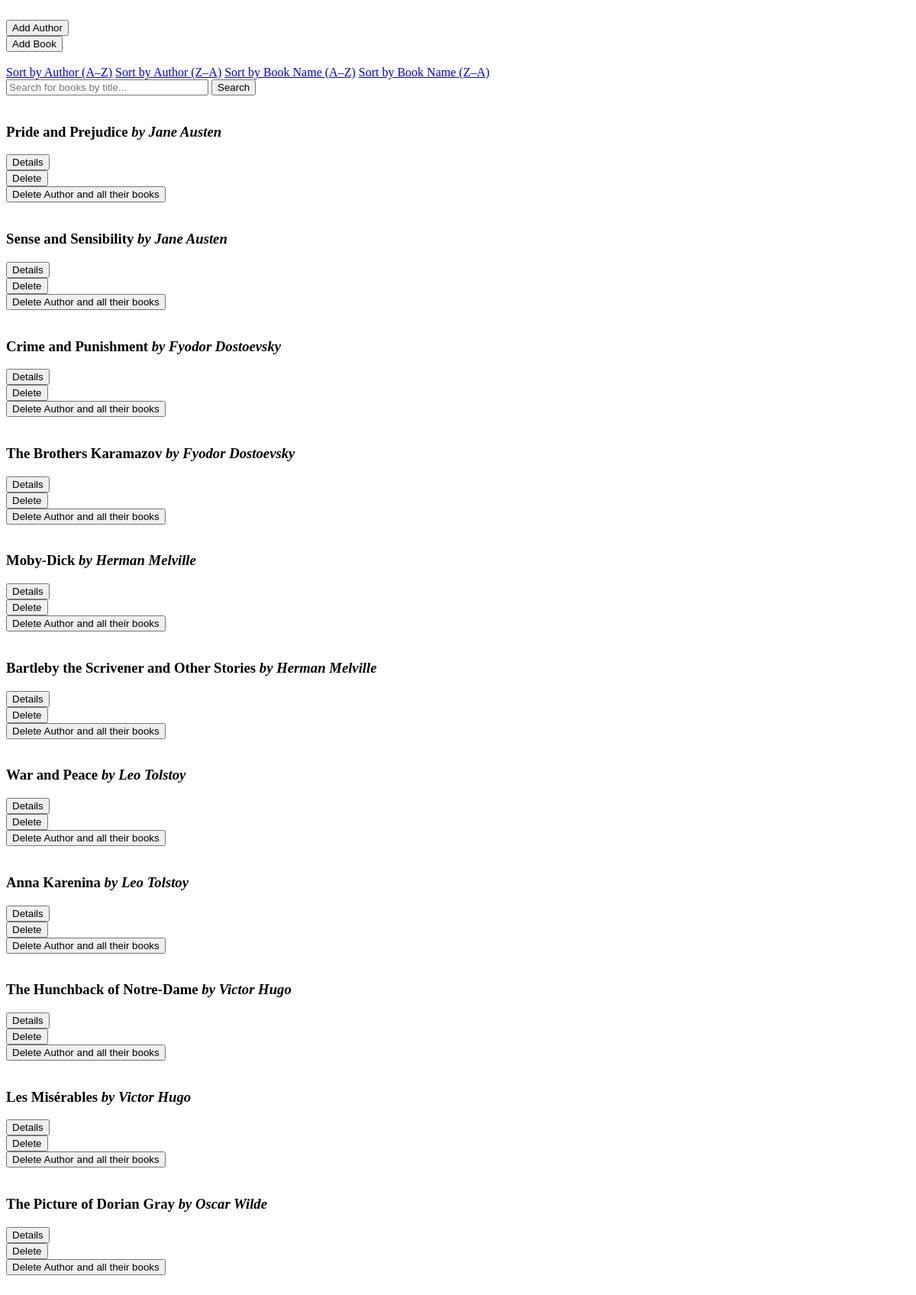
Page /home on the earlier database version.
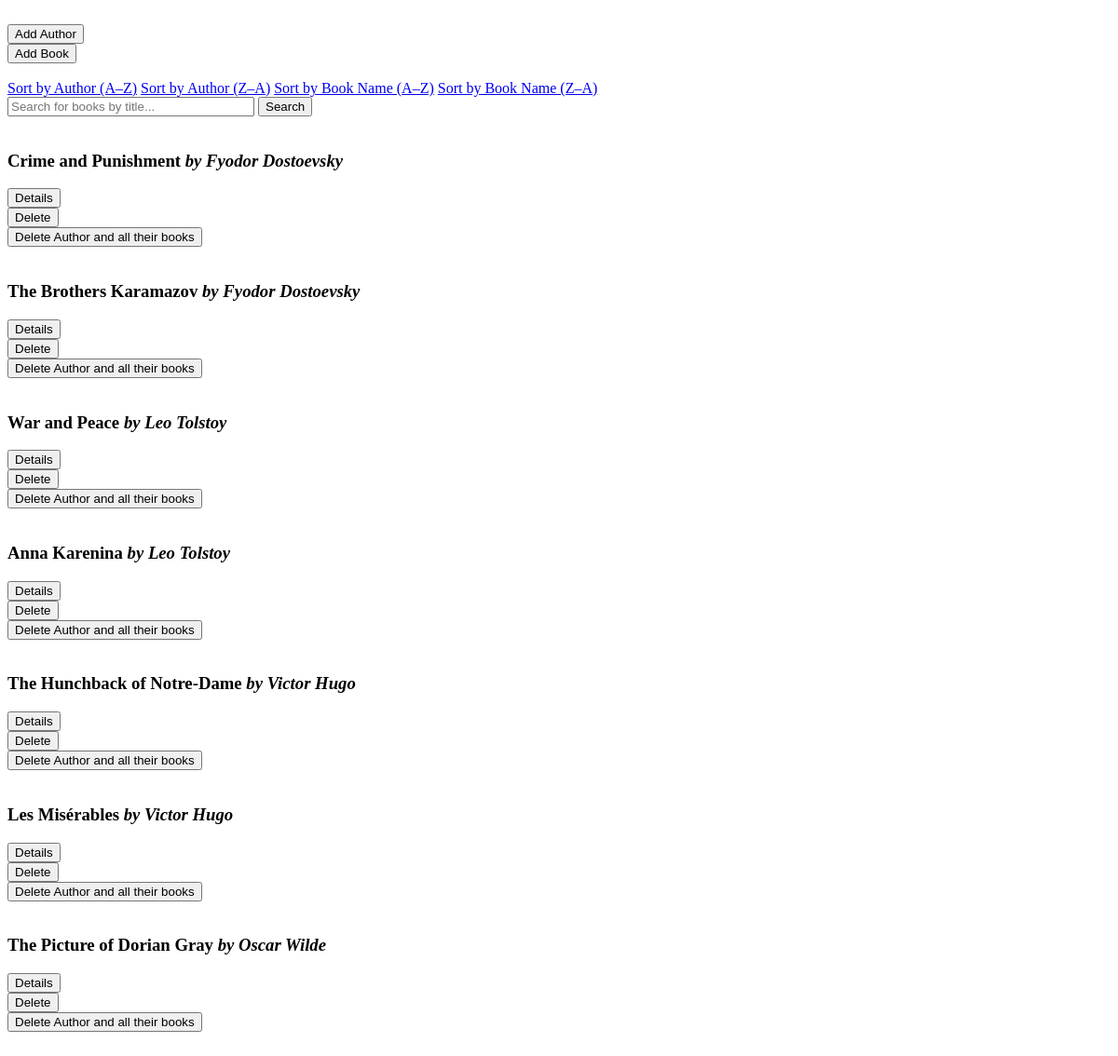
Same page on the later database version.
### data_models.py (models this page shows, shortened)
class Book(db.Model):
    __tablename__ = 'books'
    id = Column(Integer, primary_key=True, autoincrement=True)
    isbn = Column(String, unique=True, nullable=False)
    title = Column(String, nullable=False)
    publication_year = Column(Integer)
    author_id = Column(Integer, ForeignKey('authors.id'), nullable=False)
    author = relationship('Author', backref='books')

class Author(db.Model):
    __tablename__ = 'authors'
    id = Column(Integer, primary_key=True, autoincrement=True)
    name = Column(String)
    birth_date = Column(Date)
    date_of_death = Column(Date)

### app.py (the view)
@app.route('/home')
def home():
    books = Book.query.all()
    message = request.args.get('message')
    sort_option = request.args.get('sort')
    search_query = request.args.get('query')
    if sort_option == 'author_asc':
        books = sorted(books, key=lambda b: b.author.name.split()[-1])
    elif sort_option == 'author_desc':
        books = sorted(books, key=lambda b: b.author.name.split()[-1], reverse=True)
    elif sort_option == 'book_name_asc':
        books = db.session.query(Book).order_by(Book.title.asc()).all()
    elif sort_option == 'book_name_desc':
        books = db.session.query(Book).order_by(Book.title.desc()).all()
    if search_query:
        books = db.session.query(Book) \
            .filter(Book.title.ilike(f"%{search_query}%")) \
            .all()
    return render_template('home.html', books=books, message=message)

### templates/home.html (shortened to what this page needs)
<!DOCTYPE html>
<html lang="en">
  <head>
  </head>
  <body>
    <br>
    <form action="{{ url_for('add_author') }}" method="GET">
        <button type="submit">Add Author</button>
    </form>
    <form action="{{ url_for('add_book') }}" method="GET">
        <button type="submit">Add Book</button>
    </form>
    <br>
    <a href="{{ url_for('home', sort='author_asc') }}">Sort by Author (A–Z)</a>
    <a href="{{ url_for('home', sort='author_desc') }}">Sort by Author (Z–A)</a>
    <a href="{{ url_for('home', sort='book_name_asc') }}">Sort by Book Name (A–Z)</a>
    <a href="{{ url_for('home', sort='book_name_desc') }}">Sort by Book Name (Z–A)</a>
    <br>
    <form action="/home" method="GET">
        <input type="text" name="query" size="30" placeholder="Search for books by title...">
        <input type="submit" value="Search">
    </form>
    <br>
    {% if books %}
        {% for book in books %}
            <div> <h3>{{ book.title }}<i> by {{ book.author.name }}</i></h3>
                <form action="{{ url_for('details', book_id=book.id) }}" method="GET">
                    <button type="submit">Details</button>
                </form>
                <form action="{{ url_for('delete', book_id=book.id) }}" method="POST">
                    <button type="submit" class="delete-button">Delete</button>
                </form>
                <form action="{{ url_for('delete_author', author_id=book.author.id) }}" method="POST">
                    <button type="submit">Delete Author and all their books</button>
                </form>
            </div>
            <br>
        {% endfor %}
    {% else %}
         <h3>There are no book titles that match your search criteria!</h3>
    {% endif %}
  </body>
</html>

Differences in the rows shown:
removed Book: title "Pride and Prejudice", author.name "Jane Austen"
removed Book: title "Sense and Sensibility", author.name "Jane Austen"
removed Book: title "Moby-Dick", author.name "Herman Melville"
removed Book: title "Bartleby the Scrivener and Other Stories", author.name "Herman Melville"
